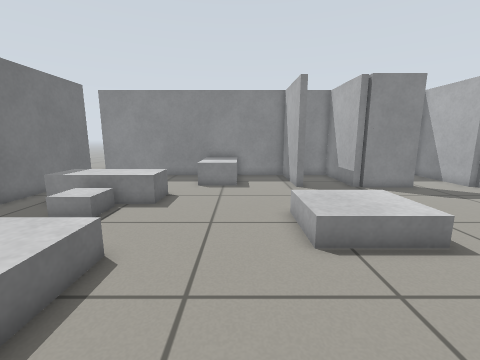
View 1 (above)

20 first-person views from a walk through a Gazebo world. The camera is 0.73 m above the floor, tilts 10° down and sees 90° across. Floor lines are 1 m apart. The floor is counted in squares, 0.25 m on a side. Each view is taken from the middle of a square. On the plan, view 1 faces up. The plan holds only what a view shows up to about 18 squares ahead; the rest is blank. The robots in the file are not drawn. Simple shapes stand in for some stock models.

View 2
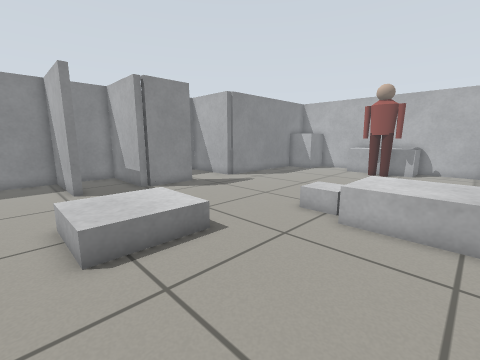

View 3
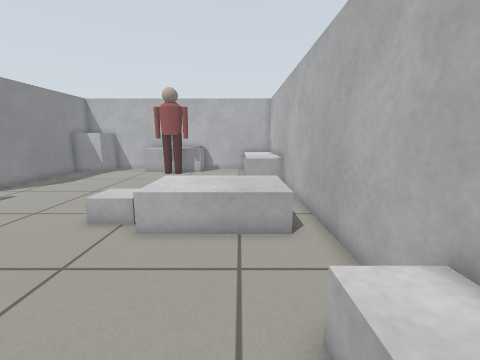

View 4
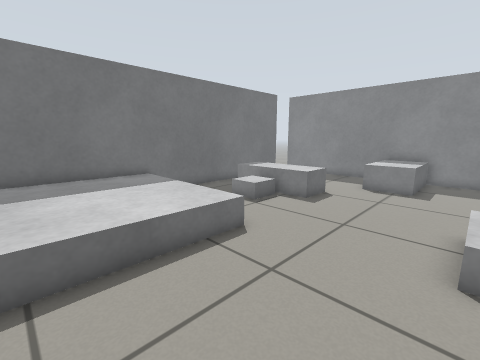

View 5
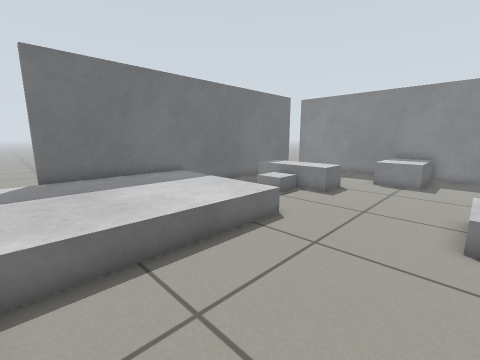

View 6
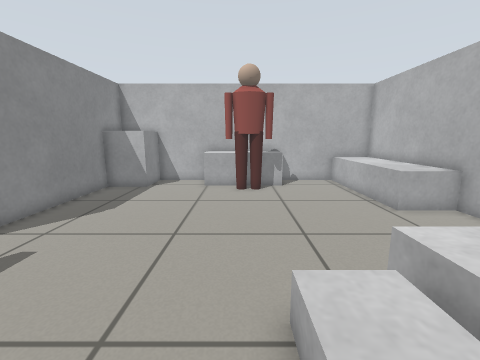

View 7
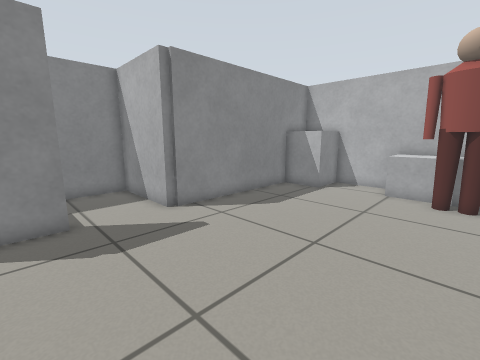

View 8
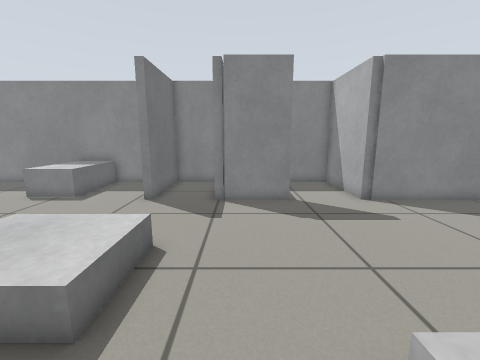

View 9
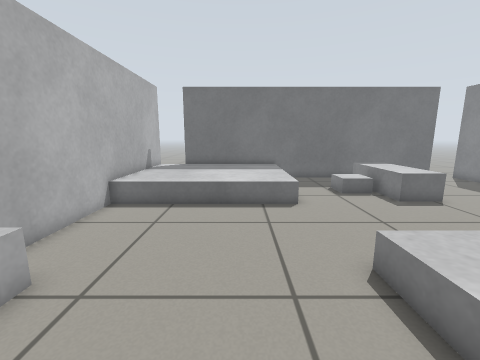

View 10
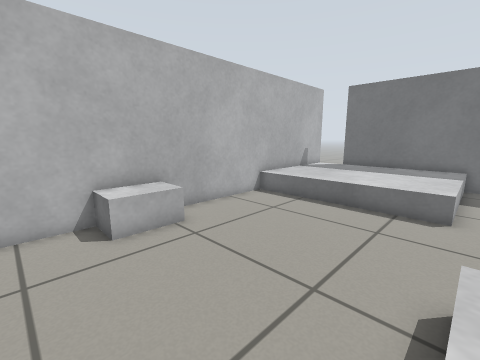

View 11
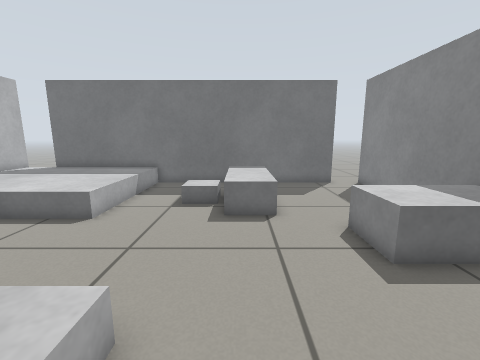

View 12
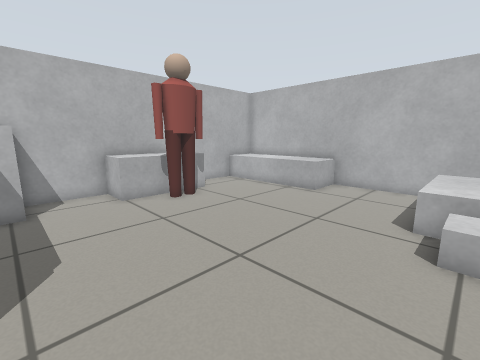

View 13
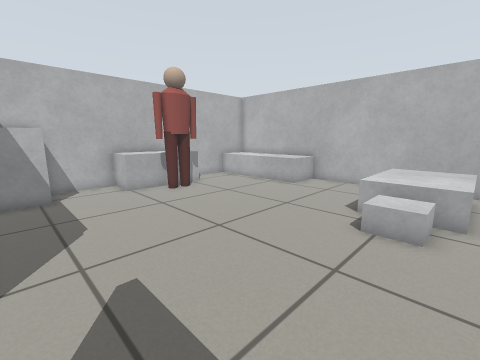

View 14
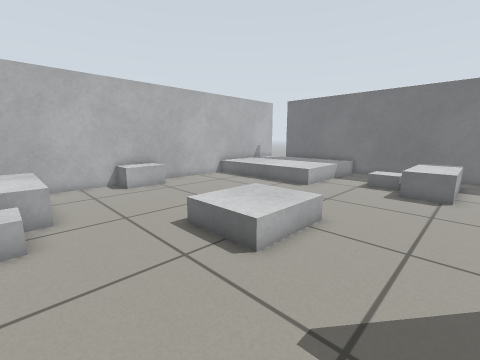

View 15
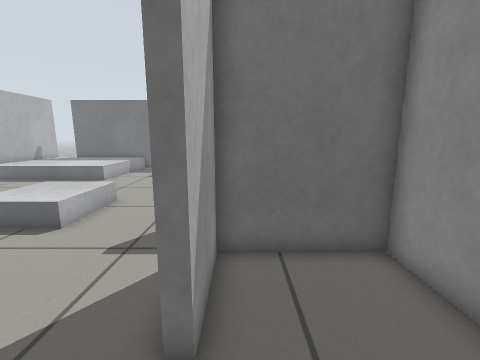

View 16
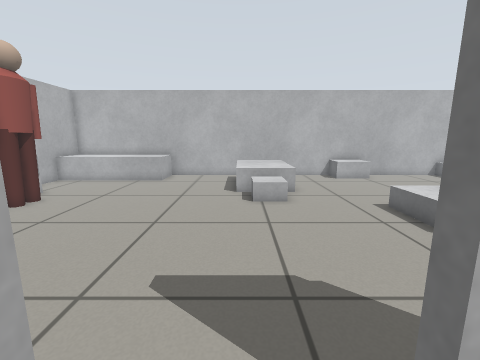

View 17
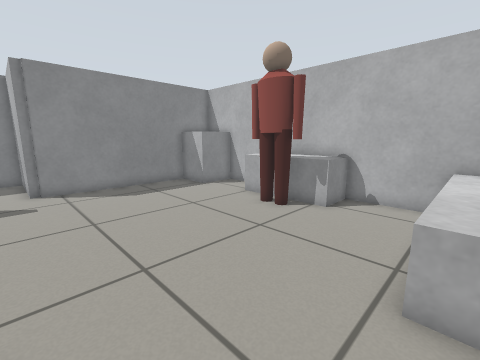

View 18
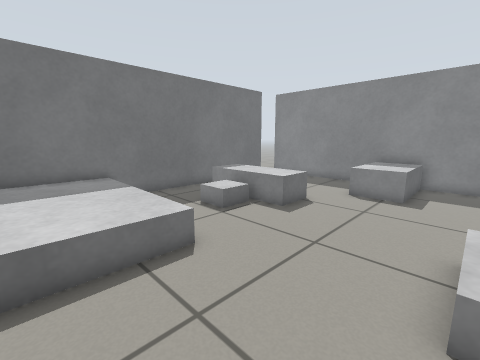

View 19
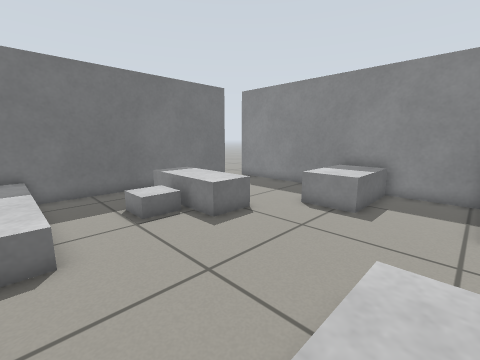

View 20
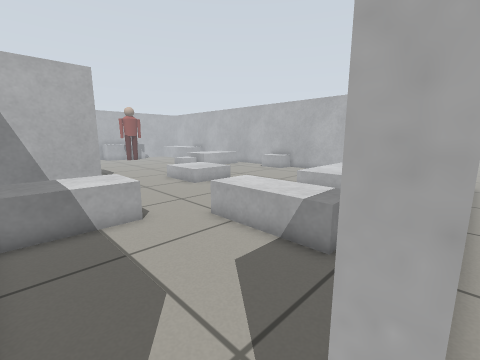

### Floor plan
Ten units are one square. View 1 is at (0, 0); x grows to the right and y downward. Boxes are objects, and circles mark ways between rooms. Rooms are numbered by the first view taken in them; rooms with no view inside come last. Other rooms are left out.
<svg viewBox="-125 -193 376 226">
<path fill="none" stroke="#000" d="M103 -144 103 -140 73 -140 73 -142 68 -142 68 -188 38 -188 38 -142 34 -142 34 -188 -106 -188M142 -142 138 -142M-106 28 246 28 246 -140 141 -140M-106 -170 -106 10M73 -144 103 -144M138 -142 138 -188 72 -188 72 -142M-111 -170 -106 -170"/>
<rect x="-105" y="-55" width="70" height="80" fill="#bbb"><title>grey box</title></rect>
<rect x="-85" y="-125" width="50" height="20" fill="#bbb"><title>grey box</title></rect>
<rect x="-75" y="-105" width="20" height="20" fill="#bbb"><title>grey box</title></rect>
<rect x="-25" y="-185" width="30" height="40" fill="#bbb"><title>grey box</title></rect>
<rect x="15" y="-95" width="40" height="40" fill="#bbb"><title>grey box</title></rect>
<rect x="25" y="5" width="30" height="20" fill="#bbb"><title>grey box</title></rect>
<rect x="85" y="-35" width="40" height="50" fill="#bbb"><title>grey box</title></rect>
<rect x="95" y="-55" width="20" height="20" fill="#bbb"><title>grey box</title></rect>
<rect x="175" y="5" width="70" height="20" fill="#bbb"><title>grey box</title></rect>
<rect x="205" y="-75" width="20" height="40" fill="#bbb"><title>person</title></rect>
<rect x="215" y="-135" width="30" height="20" fill="#bbb"><title>grey box</title></rect>
<rect x="225" y="-85" width="20" height="50" fill="#bbb"><title>grey box</title></rect>
<circle cx="120" cy="-140" r="3" fill="#2a7"/>
<text x="60" y="-70">1</text>
<text x="100" y="-170">2</text>
<text x="-120" y="-90">3</text>
</svg>
Room 1 opens to room 2.

Where each view was taken, in squares from view 1:
view 1: 0 up, 0 right, facing up
view 2: 0 up, 1 right, facing up-right
view 3: 0 up, 2 right, facing right
view 4: 0 up, 2 right, facing up-left
view 5: 2 down, 2 right, facing up-left
view 6: 6 up, 8 right, facing right
view 7: 5 up, 9 right, facing up-right
view 8: 3 up, 8 right, facing up
view 9: 3 up, 7 right, facing left
view 10: 6 up, 7 right, facing down-left
view 11: 11 up, 5 right, facing left
view 12: 12 up, 11 right, facing down-right
view 13: 13 up, 9 right, facing down-right
view 14: 13 up, 10 right, facing down-left
view 15: 15 up, 13 right, facing left
view 16: 16 up, 12 right, facing down
view 17: 1 down, 13 right, facing up-right
view 18: 2 up, 2 right, facing up-left
view 19: 5 up, 3 right, facing up-left
view 20: 18 up, 11 left, facing down-right
